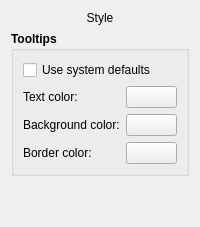
     <widget class="QWidget" name="pageStyle">
      <layout class="QVBoxLayout" name="verticalLayout_style">
       <item>
        <widget class="QLabel" name="lblTitleStyle">
         <property name="sizePolicy">
          <sizepolicy hsizetype="Preferred" vsizetype="Fixed">
           <horstretch>0</horstretch>
           <verstretch>0</verstretch>
          </sizepolicy>
         </property>
         <property name="text">
          <string>Style</string>
         </property>
         <property name="alignment">
          <set>Qt::AlignCenter</set>
         </property>
        </widget>
       </item>
       <item>
        <widget class="QGroupBox" name="groupBoxTooltips">
         <property name="font">
          <font>
           <bold>true</bold>
          </font>
         </property>
         <property name="title">
          <string>Tooltips</string>
         </property>
         <layout class="QFormLayout" name="formLayout_tooltips">
          <item row="0" column="0" colspan="2">
           <widget class="QCheckBox" name="chkUseSystemTooltips">
            <property name="font">
             <font>
              <bold>false</bold>
             </font>
            </property>
            <property name="text">
             <string>Use system defaults</string>
            </property>
           </widget>
          </item>
          <item row="1" column="0">
           <widget class="QLabel" name="lblTooltipTextColor">
            <property name="font">
             <font>
              <bold>false</bold>
             </font>
            </property>
            <property name="text">
             <string>Text color:</string>
            </property>
           </widget>
          </item>
          <item row="1" column="1">
           <widget class="QPushButton" name="btnTooltipTextColor">
            <property name="font">
             <font>
              <bold>false</bold>
             </font>
            </property>
            <property name="text">
             <string/>
            </property>
           </widget>
          </item>
          <item row="2" column="0">
           <widget class="QLabel" name="lblTooltipBackgroundColor">
            <property name="font">
             <font>
              <bold>false</bold>
             </font>
            </property>
            <property name="text">
             <string>Background color:</string>
            </property>
           </widget>
          </item>
          <item row="2" column="1">
           <widget class="QPushButton" name="btnTooltipBackgroundColor">
            <property name="font">
             <font>
              <bold>false</bold>
             </font>
            </property>
            <property name="text">
             <string/>
            </property>
           </widget>
          </item>
          <item row="3" column="0">
           <widget class="QLabel" name="lblTooltipBorderColor">
            <property name="font">
             <font>
              <bold>false</bold>
             </font>
            </property>
            <property name="text">
             <string>Border color:</string>
            </property>
           </widget>
          </item>
          <item row="3" column="1">
           <widget class="QPushButton" name="btnTooltipBorderColor">
            <property name="font">
             <font>
              <bold>false</bold>
             </font>
            </property>
            <property name="text">
             <string/>
            </property>
           </widget>
          </item>
         </layout>
        </widget>
       </item>
       <item>
        <spacer name="verticalSpacerStyle">
         <property name="orientation">
          <enum>Qt::Vertical</enum>
         </property>
         <property name="sizeHint" stdset="0">
          <size>
           <width>20</width>
           <height>40</height>
          </size>
         </property>
        </spacer>
       </item>
      </layout>
     </widget>
